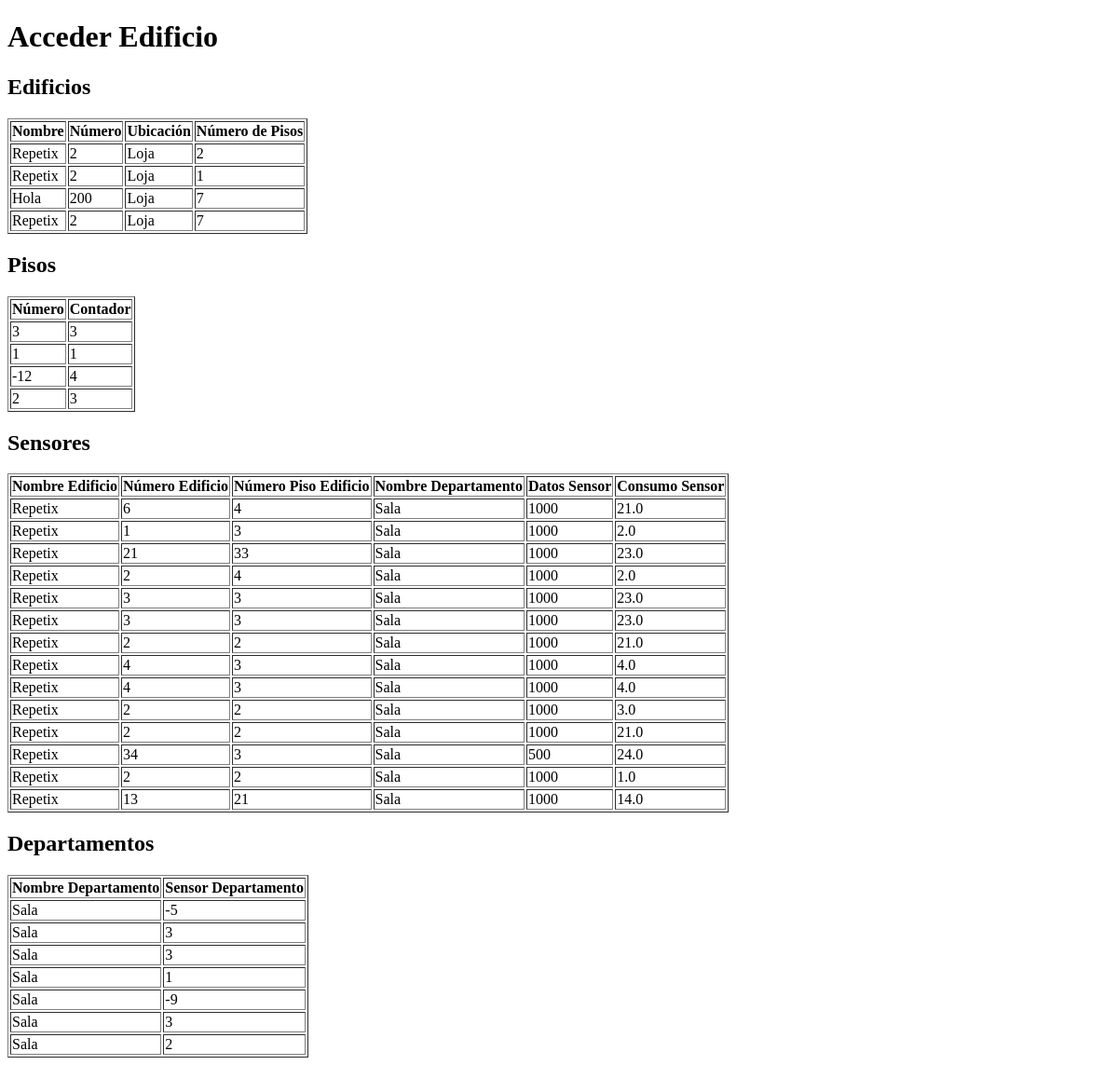
The page /AccederEdificio/ on the database as committed earlier.
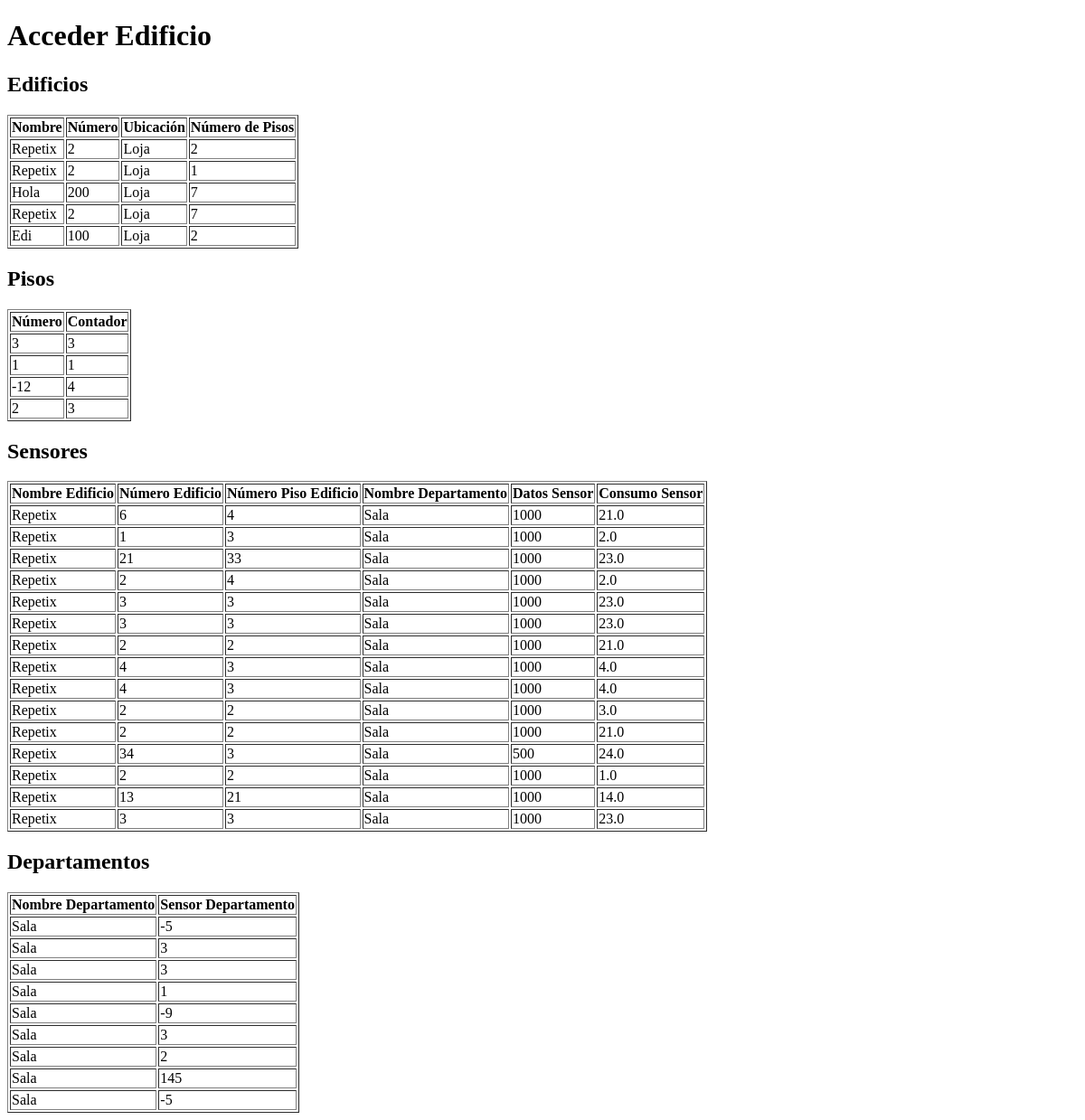
The same page on the database as committed later.
### Edificio/models.py (models this page shows, shortened)
class Edificio(models.Model):
    nombre = models.CharField(max_length=100)
    numero = models.IntegerField()
    ubicacion = models.CharField(max_length=255)
    numero_pisos = models.IntegerField()

class Piso(models.Model):
    numero_piso = models.IntegerField()
    contador_piso = models.IntegerField()
    edificio_id = models.ForeignKey(Edificio, on_delete=models.CASCADE, default=None)

class Sensor(models.Model):
    nombre_edificio = models.CharField(max_length=100)
    numero_edificio = models.IntegerField()
    numero_piso_edificio = models.IntegerField()
    nombre_departamento = models.CharField(max_length=100)
    datos_sensor = models.CharField(max_length=100)
    consumo_sensor = models.FloatField()

class Departamento(models.Model):
    nombre_departamento = models.CharField(max_length=100)
    sensor_departamento = models.IntegerField()

### Edificio/views.py (the view)
# urls.py: path('AccederEdificio/', views.accederEdificio, name='AccederEdificio'),
def accederEdificio(request):
    edificios = Edificio.objects.all()
    pisos = Piso.objects.all()
    sensores = Sensor.objects.all()
    departamentos = Departamento.objects.all()
    return render(request, 'AccederEdificio.html', {
        'edificios': edificios,
        'pisos': pisos,
        'sensores': sensores,
        'departamentos': departamentos,
    })

### Edificio/Templates/AccederEdificio.html (shortened to what this page needs)
{% load static %}
<!DOCTYPE html>
<html lang="en">
<head>
</head>
<body>
    <h1>Acceder Edificio</h1>
    <h2>Edificios</h2>
    <table border="1">
        <thead>
            <tr>
                <th>Nombre</th>
                <th>Número</th>
                <th>Ubicación</th>
                <th>Número de Pisos</th>
            </tr>
        </thead>
        <tbody>
            {% for edificio in edificios %}
            <tr>
                <td>{{ edificio.nombre }}</td>
                <td>{{ edificio.numero }}</td>
                <td>{{ edificio.ubicacion }}</td>
                <td>{{ edificio.numero_pisos }}</td>
            </tr>
            {% endfor %}
        </tbody>
    </table>
    <h2>Pisos</h2>
    <table border="1">
        <thead>
            <tr>
                <th>Número</th>
                <th>Contador</th>
            </tr>
        </thead>
        <tbody>
            {% for piso in pisos %}
            <tr>
                <td>{{ piso.numero_piso }}</td>
                <td>{{ piso.contador_piso }}</td>
            </tr>
            {% endfor %}
        </tbody>
    </table>
    <h2>Sensores</h2>
    <table border="1">
        <thead>
            <tr>
                <th>Nombre Edificio</th>
                <th>Número Edificio</th>
                <th>Número Piso Edificio</th>
                <th>Nombre Departamento</th>
                <th>Datos Sensor</th>
                <th>Consumo Sensor</th>
            </tr>
        </thead>
        <tbody>
            {% for sensor in sensores %}
            <tr>
                <td>{{ sensor.nombre_edificio }}</td>
                <td>{{ sensor.numero_edificio }}</td>
                <td>{{ sensor.numero_piso_edificio }}</td>
                <td>{{ sensor.nombre_departamento }}</td>
                <td>{{ sensor.datos_sensor }}</td>
                <td>{{ sensor.consumo_sensor }}</td>
            </tr>
            {% endfor %}
        </tbody>
    </table>
    <h2>Departamentos</h2>
    <table border="1">
        <thead>
            <tr>
                <th>Nombre Departamento</th>
                <th>Sensor Departamento</th>
            </tr>
        </thead>
        <tbody>
            {% for departamento in departamentos %}
            <tr>
                <td>{{ departamento.nombre_departamento }}</td>
                <td>{{ departamento.sensor_departamento }}</td>
            </tr>
            {% endfor %}
        </tbody>
    </table>
</body>
</html>

Rows that differ between the two databases and show on the page:
added Edificio: nombre "Edi", numero "100", ubicacion "Loja", numero_pisos "2"
added Sensor: nombre_edificio "Repetix", numero_edificio "3", numero_piso_edificio "3", nombre_departamento "Sala", datos_sensor "1000", consumo_sensor "23.0"
added Departamento: nombre_departamento "Sala", sensor_departamento "145"
added Departamento: nombre_departamento "Sala", sensor_departamento "-5"
